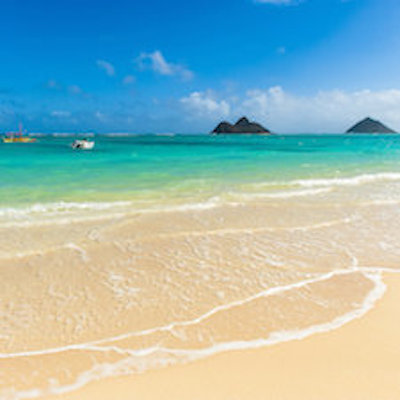
#> input picture images/beach.jpg, 400 x 400 px
$ python target_caustic_inverse.py images/a.jpg images/beach.jpg
#> lines starting #> are read from the running program, lines starting #| are printed output that depends on the picture
import sys
import numpy as np
from numpy import fft
import math
from scipy import signal
from skimage import filters
from skimage import io, color, transform, img_as_ubyte, img_as_float
from matplotlib import pyplot
import random
from scipy import ndimage

#https://www.peterkovesi.com/papers/ai97.pdf
#https://ieeexplore.ieee.org/stamp/stamp.jsp?tp=&arnumber=1527851

imagePath = sys.argv[1]
maskPath = sys.argv[2]
mask = color.rgb2gray(img_as_float(io.imread(maskPath)))
#> mask: shape (400, 400) float64; min 0.0101, max 0.999, mean 0.695
image =  img_as_float(io.imread(imagePath))
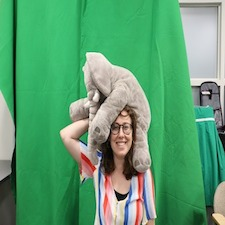
#> input picture images/a.jpg, 225 x 225 px
image = color.rgb2gray(image)
#> image: shape (225, 225) float64


for i in range(0, image.shape[0]):
	for j in range(0, image.shape[1]):
		if(mask[i,j] < 0.2):
			if(i % 2):
				image[i,j] = -1
			else:
				image[i,j] = -2
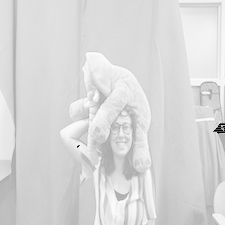
#> image: shape (225, 225) float64; min -2, max 0.991, mean 0.55; drawn with min black and max white

imageFFT = fft.fft2(image)

scales = 2 #2 #4
orientations = 20 #4 #6

sigmaF = 0.65 #0.35 #0.65
wavelengthIncrement = 1.7# 3 #1.7
thetaStd = np.pi / orientations / 1.2

phaseSymmetry = np.zeros((image.shape[0], image.shape[1]))

symmetryTotal = np.zeros((image.shape[0], image.shape[1]))
amplitudeTotal = np.zeros((image.shape[0], image.shape[1]))
noiseAtOrientation = np.zeros((image.shape[0], image.shape[1]))
floor =  np.zeros((image.shape[0], image.shape[1]))

bank = []
for a in range(1,orientations + 1):
	centerAngle = (a - 1) * np.pi/orientations

	print(a)
	wavelength = 10

	symmetryAtOrientation = np.zeros((image.shape[0], image.shape[1]))
	amplitudeAtOrientation = np.zeros((image.shape[0], image.shape[1]))
	kernels = []
	for n in range(scales):
		kernel = np.zeros((image.shape[0], image.shape[1]))
		centerFrequency = 1/wavelength
		for i in range(kernel.shape[0]):
			for j in range(kernel.shape[1]):
				y = i - (kernel.shape[0]/2)
				x = j-(kernel.shape[1]/2)

				normalizedY = y / (kernel.shape[0]/2)
				normalizedX = x / (kernel.shape[1]/2)

				normalizedRadius = math.sqrt(normalizedY * normalizedY + normalizedX * normalizedX)

				elementRadial = np.exp(-1 * np.power( (normalizedRadius/ (centerFrequency / 0.5)),2) / (2 * (sigmaF) * (sigmaF)) )
				theta = math.atan2(-y,x)
				deltaSin = math.sin(theta) * math.cos(centerAngle) - math.cos(theta) * math.sin(centerAngle)
				deltaCosine = math.cos(theta) * math.cos(centerAngle) + math.sin(theta) * math.sin(centerAngle)

				deltaTheta = abs(math.atan2(deltaSin, deltaCosine))

				elementAngular = np.exp((-1 * deltaTheta * deltaTheta) / (2 * thetaStd * thetaStd))

				kernel[i, j] = elementAngular * elementRadial
				if(kernel[i,j] < 0.001):
					kernel[i,j] = 0
		kernel = fft.fftshift(kernel)
		kernels.append(kernel)
		wavelength = wavelength * wavelengthIncrement

	bank.append(kernels)


def calculatePhaseSymmetry(imageFFT, phaseSymmetry, symmetryTotal, amplitudeTotal):
	for a in range(1,orientations + 1):
		symmetryAtOrientation = np.zeros((image.shape[0], image.shape[1]))
		amplitudeAtOrientation = np.zeros((image.shape[0], image.shape[1]))
		for n in range(scales):
			kernel = bank[a - 1][n]
			convolved = imageFFT * kernel
			s1 = np.array(kernel.shape)
			s2 = np.array(imageFFT.shape)
			convolved = fft.ifft2(convolved)

			evens = np.real(convolved)
			odds = np.imag(convolved)
			amplitude = np.sqrt(np.power(evens, 2) + np.power(odds, 2))

			amplitudeAtOrientation += amplitude
			symmetryAtOrientation += np.maximum((np.abs(evens) - np.abs(odds))  , floor)

		amplitudeTotal += np.add(amplitudeAtOrientation, 0.00001)
		symmetryTotal += symmetryAtOrientation

	phaseSymmetry = np.divide(symmetryTotal , amplitudeTotal)
	phaseSymmetry[mask < 0.2] = 0.0
	return phaseSymmetry


def printImage(image, filename):
	saveImage = image.copy()
	saveImage[image < 0]= 0
	saveImage[image >1] = 1
	io.imsave(filename, img_as_ubyte(saveImage))


def maskMinMax(mask):
	minX = 10000
	minY = 100000
	maxX = 0
	maxY = 0
	for i in range(mask.shape[0]):
		for j in range(mask.shape[1]):
			if(mask[i,j] > 0.1):
				if i < minY:
					minY = i
				elif i > maxY:
					maxY = i

				if j < minX:
					minX = j
				elif j > maxX:
					maxX = j
	return minX, maxX, minY, maxY

def crop(image, mask, xmin, xmax, ymin, ymax):
	new = np.zeros((image.shape[0], image.shape[1]))
	ymid = math.floor((ymax + ymin)/2)
	xmid = math.floor((xmax + xmin)/ 2)
	radius = max((ymax - ymin)/2, (xmax - xmin)/2)
	for i in range(image.shape[0]):
		for j in range(image.shape[1]):
			if(i > ymin and i < ymax and j > xmin and j < xmax):
				new[i,j]= image[i, j]
	new[mask < 0.4] = 0
	return new

image = img_as_float(io.imread(imagePath))
image = color.rgb2gray(image)
for i in range(0, image.shape[0]):
	for j in range(0, image.shape[1]):
		if(mask[i,j] < 0.2):
			if(i % 2):
				image[i,j] = -1
			else:
				image[i,j] = -2
startImageFFT = fft.fft2(image)
phaseSymmetryStart = calculatePhaseSymmetry(startImageFFT, phaseSymmetry, symmetryTotal, amplitudeTotal)
#> after the loop in calculatePhaseSymmetry, `for a in range(1,orientations + 1):`:
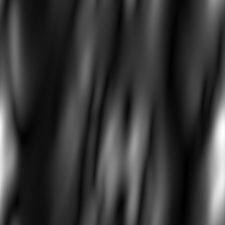
#> amplitudeAtOrientation: shape (225, 225) float64; min 0.000789, max 0.194, mean 0.0431; drawn with min black and max white
#> after the loop in calculatePhaseSymmetry, `for a in range(1,orientations + 1):`:
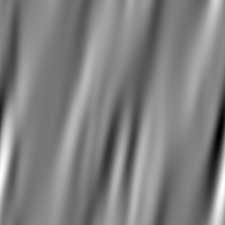
#> evens: shape (225, 225) float64; min -0.0731, max 0.0715, mean -3.51e-20; drawn with min black and max white
#> after the loop in calculatePhaseSymmetry, `for a in range(1,orientations + 1):`:
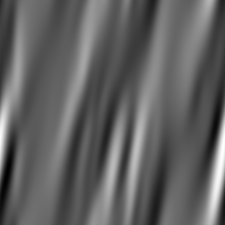
#> odds: shape (225, 225) float64; min -0.0481, max 0.0766, mean -5.26e-20; drawn with min black and max white
#> after the loop in calculatePhaseSymmetry, `for a in range(1,orientations + 1):`:
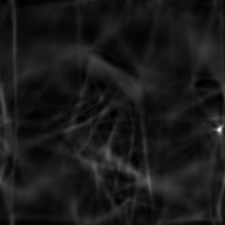
#> symmetryTotal: shape (225, 225) float64; min 0.000216, max 2.11, mean 0.211; drawn with min black and max white
#> in calculatePhaseSymmetry, `phaseSymmetry = np.divide(symmetryTotal , amplitudeTotal)`:
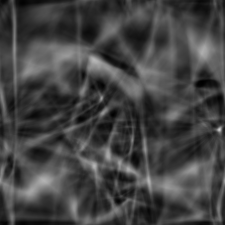
#> phaseSymmetry: shape (225, 225) float64; min 0.000234, max 0.807, mean 0.267
#> (the run stopped early here; a loop or call above may not have finished)
